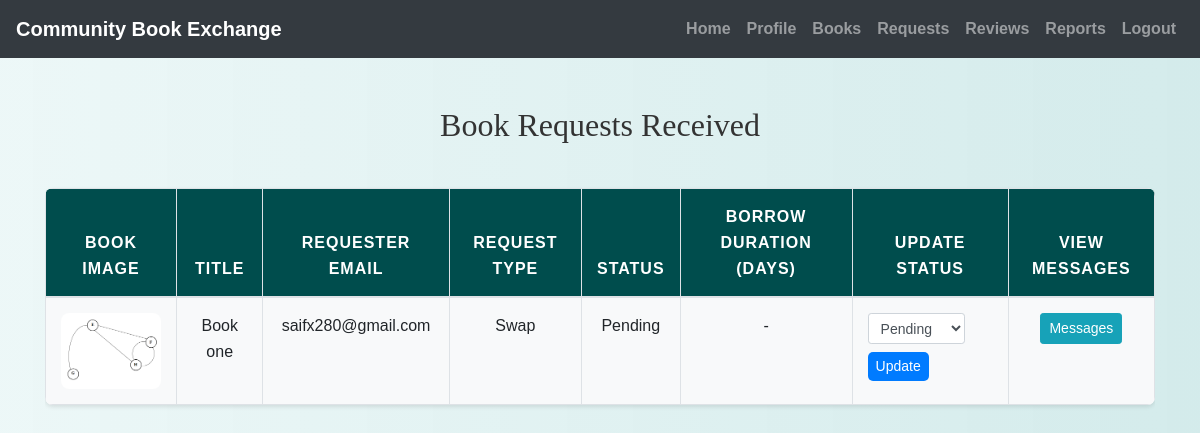
The app's page /owner/owner_requests.php (signed in) with its own data.
### tables this page shows
CREATE TABLE `requests` (
  `id` int(11) NOT NULL,
  `book_id` int(11) NOT NULL,
  `requester_id` int(11) NOT NULL,
  `type` enum('Borrow','Swap') NOT NULL,
  `status` enum('Pending','Accepted','Declined','Returned') DEFAULT 'Pending',
  `borrow_duration` int(11) DEFAULT NULL,
  `requested_at` datetime DEFAULT current_timestamp()
);

CREATE TABLE `books` (
  `id` int(11) NOT NULL,
  `user_id` int(11) NOT NULL,
  `picture` varchar(255) DEFAULT NULL,
  `title` varchar(255) NOT NULL,
  `author` varchar(255) NOT NULL,
  `genre` varchar(100) NOT NULL,
  `condition` varchar(50) NOT NULL,
  `location` varchar(255) DEFAULT NULL,
  `status` enum('Available','Lent Out','Reserved') DEFAULT 'Available',
  `description` text DEFAULT NULL,
  `created_at` datetime DEFAULT current_timestamp()
);

CREATE TABLE `users` (
  `id` int(11) NOT NULL,
  `username` varchar(50) NOT NULL,
  `password` varchar(255) NOT NULL,
  `email` varchar(100) NOT NULL,
  `phone` varchar(20) NOT NULL,
  `age` int(11) DEFAULT NULL,
  `bio` text DEFAULT NULL,
  `user_type` varchar(50) DEFAULT NULL,
  `profile_picture` varchar(255) DEFAULT NULL
);

### owner/owner_requests.php (the view, shortened to what this page needs)
<?php
include('config.php');
$user_id = $_SESSION["id"];
$sql = "SELECT r.id AS request_id, r.type, r.status, r.borrow_duration, r.requested_at,
               b.title, b.author, b.genre, b.picture, b.location,
               u.email AS requester_email
        FROM requests r
        JOIN books b ON r.book_id = b.id
        JOIN users u ON r.requester_id = u.id
        WHERE b.user_id = ?
        ORDER BY r.requested_at DESC";
$stmt = mysqli_prepare($conn, $sql);
mysqli_stmt_bind_param($stmt, "i", $user_id);
mysqli_stmt_execute($stmt);
$result = mysqli_stmt_get_result($stmt);
?>
<!DOCTYPE html>
<html>
<head>
    <link rel="stylesheet" href="https://maxcdn.bootstrapcdn.com/bootstrap/4.5.2/css/bootstrap.min.css">
    <link rel="stylesheet" href="./css/style.css">
</head>
<body>
<?php include('navbar.php'); ?>
<div class="container mt-5">
    <h2 class="mb-4">Book Requests Received</h2>
    <?php if (mysqli_num_rows($result) > 0): ?>
        <div class="table-responsive">
        <table class="table table-bordered table-hover">
            <thead>
                <tr>
                    <th>Book Image</th>
                    <th>Title</th>
                    <th>Requester Email</th>
                    <th>Request Type</th>
                    <th>Status</th>
                    <th>Borrow Duration (days)</th>
                    <th>Update Status</th>
                    <th>View Messages</th>
                </tr>
            </thead>
            <tbody>
                <?php while ($row = mysqli_fetch_assoc($result)): ?>
                    <tr>
                        <td style="width: 120px;">
                            <?php if (!empty($row['picture']) && file_exists($row['picture'])): ?>
                                <img src="<?php echo $row['picture']; ?>" alt="Book Image" style="width: 100px; height: auto; object-fit: cover;">
                            <?php else: ?>
                                No Image
                            <?php endif; ?>
                        </td>
                        <td><?php echo htmlspecialchars($row['title']); ?></td>
                        <td><?php echo htmlspecialchars($row['requester_email']); ?></td>
                        <td><?php echo htmlspecialchars($row['type']); ?></td>
                        <td><?php echo htmlspecialchars($row['status']); ?></td>
                        <td><?php echo !empty($row['borrow_duration']) ? $row['borrow_duration'] : '-'; ?></td>
                        <td>
                            <form method="POST" class="form-inline">
                                <select name="status" class="form-control form-control-sm mr-2" required>
                                    <option value="Pending" <?php if($row['status']=='Pending') echo 'selected'; ?>>Pending</option>
                                </select>
                                <button type="submit" class="btn btn-primary btn-sm mt-2">Update</button>
                            </form>
                        </td>
                        <td>
                            <a href="messages.php?request_id=<?php echo $row['request_id']; ?>" class="btn btn-sm btn-info">Messages</a>
                        </td>
                    </tr>
                <?php endwhile; ?>
            </tbody>
        </table>
        </div>
    <?php else: ?>
        <div class="alert alert-info">No requests found for your books.</div>
    <?php endif; ?>
</div>
</body>
</html>

### owner/css/style.css (style rules this page uses)
body { background: linear-gradient(90deg, rgba(233, 246, 246, 0.831), rgba(207, 233, 233, 0.9)); font-family: 'Arial', sans-serif; color: #333; line-height: 1.6; }
h1, h2, h3, h4 { text-align: center; margin-top: 30px; margin-bottom: 30px; font-family: 'Georgia', serif; }
.container { margin-bottom: 40px; }
.table { width: 100%; border-collapse: collapse; margin-top: 20px; font-size: 16px; background-color: #ffffff; border-radius: 8px; overflow: hidden; box-shadow: 0 2px 4px rgba(0, 0, 0, 0.1); }
.table th, .table td { padding: 15px; border: 1px solid #dee2e6; text-align: center; }
.table thead th { background-color: #004d4d; color: white; font-weight: bold; text-transform: uppercase; letter-spacing: 1px; }
.table tbody tr:nth-child(odd) { background-color: #f8f9fa; }
.table img { max-width: 100px; max-height: 100px; border-radius: 8px; }
.btn-primary { color: #fff; border: none; border-radius: 5px; cursor: pointer; transition: background-color 0.3s ease; }
a { color: #006666; text-decoration: none; font-weight: bold; }

### records on screen
requests: book.picture (picture), book.title "Book one", requester.email "saifx280@gmail.com", type "Swap", status "Pending"
